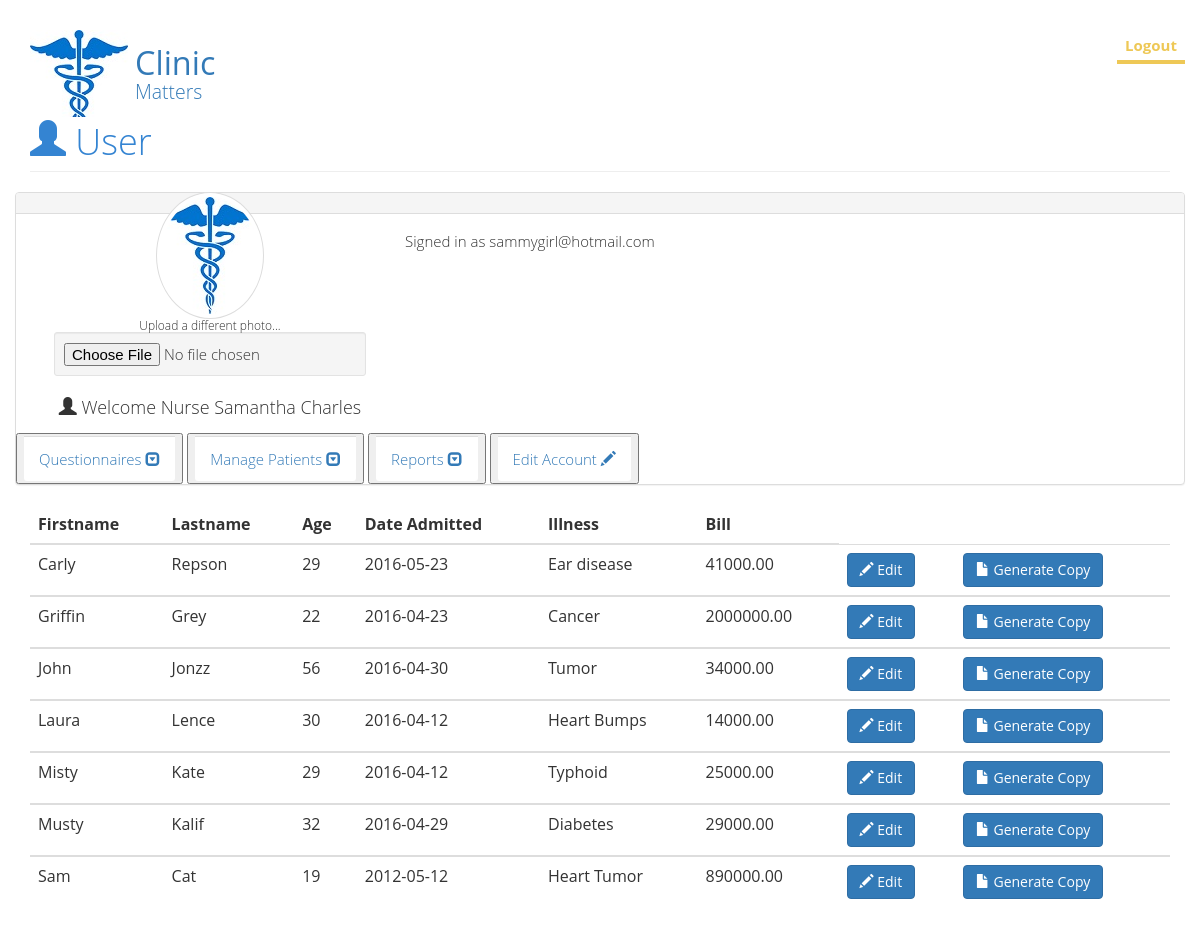
/otheruser.php (signed in), run on the app's committed database.
### tables this page shows
CREATE TABLE `patient` (
  `id` int(11) NOT NULL,
  `patient_firstname` varchar(50) NOT NULL,
  `patient_lastname` varchar(50) NOT NULL,
  `patient_age` int(11) NOT NULL,
  `marital_status` varchar(15) NOT NULL,
  `reg_no` varchar(50) NOT NULL,
  `gender` varchar(15) NOT NULL,
  `address` varchar(50) NOT NULL,
  `city` varchar(15) NOT NULL,
  `state` varchar(15) NOT NULL,
  `postal_code` varchar(15) NOT NULL,
  `date_admitted` date NOT NULL,
  `email` varchar(50) NOT NULL,
  `illness` varchar(15) NOT NULL,
  `bill` decimal(10,2) NOT NULL
);

### includes/functions.php (called while the page is built, shortened)
<?php
													function find_all_patients() {
														global $connection;
														$query  = "SELECT * ";
														$query .= "FROM patient ";
														$query .= "ORDER BY patient_firstname ASC";
														$patient_set = mysqli_query($connection, $query);
														return $patient_set;
													}
?>

### otheruser.php (the view, shortened to what this page needs)
<?php require_once("includes/db_connection.php"); ?>
<?php require_once("includes/functions.php"); ?>
<?php $patient_set = find_all_patients();?>
<?php $found_user["id"] = $_SESSION["user_id"]; ?>
<!DOCTYPE>
<html>
<head>
  <link rel="stylesheet" href="https://maxcdn.bootstrapcdn.com/bootstrap/3.3.6/css/bootstrap.min.css" >
  <link rel="stylesheet" href="_/css/bootstrap.css" type="text/css" />
  <link rel="stylesheet" href="_/css/free.css" type="text/css" />
  <link rel="stylesheet" href="/css/font-awesome.min.css">
</head>
<body>
<header>
<nav class="navbar navbar-default navbar-fixed-top" role="navigation">
  <div class="container">
    <div class="navbar-header">
      <a class="navbar-brand" href="#featured"><h1 style="color:#337ab7">Clinic <span class="subhead">Matters</span></h1></a>
    </div>
    <div class="collapse navbar-collapse" id="collapse">
        <ul class="nav navbar-nav navbar-right">
                <li class="active"><a href="logout.php">Logout</a></li>
            </ul>
    </div>
  </div>
</nav>
</header>
<div class="container" style="padding-top: 10px;">
  <h1 class="page-header"><span class="glyphicon glyphicon-user"></span> User</h1>
  <div class="row">
    <div class="col-md-4 col-sm-6 col-xs-12">
      <div class="text-center">
        <img src="_/images/logo.jpg" class="avatar img-circle img-thumbnail" alt="avatar">
        <h6>Upload a different photo...</h6>
        <input type="file" class="text-center center-block well well-sm">
        <h4><span class="glyphicon glyphicon-user"></span> Welcome <?php echo htmlentities($_SESSION["usertype"]); ?> <?php echo htmlentities($_SESSION["username"]); ?></h4>
      </div>
    </div>
    <div class="panel panel-default">
  <div class="panel-heading"></div>
  <div class="panel-body">
    <p>Signed in as <?php echo htmlentities($_SESSION["user_email"]); ?></p>
  </div>
  <ul class="list-group">
    <button><li class="list-group-item"><a style="text-decoration:none;"href="">Questionnaires <span class="glyphicon glyphicon-collapse-down"></span></a></li></button>
    <button><li class="list-group-item"><a style="text-decoration:none;"href="user_manage_patients.php">Manage Patients <span class="glyphicon glyphicon-collapse-down"></span></a></li></button>
    <button><li class="list-group-item"><a style="text-decoration:none;"href="user_report.php">Reports <span class="glyphicon glyphicon-collapse-down"></span></a></li></button>
    <button><li class="list-group-item"><a style="text-decoration:none;"href="edit_account.php?id=<?php echo urlencode($found_user["id"]); ?>">Edit Account <span class="glyphicon glyphicon-pencil"></span></a></li></button>
  </ul>
</div>
    </div>
    <div class="w3-padding w3-white notranslate">
    <table class="table">
    <thead>
    <tr>
      <th>Firstname</th>
      <th>Lastname</th>
      <th>Age</th>
      <th>Date Admitted</th>
      <th>Illness</th>
      <th>Bill</th>
    </tr>
    </thead>
    <tbody>
    <?php while($patient = mysqli_fetch_assoc($patient_set)) { ?>
    <tr>
      <td><?php echo htmlentities($patient["patient_firstname"]); ?></td>
      <td><?php echo htmlentities($patient["patient_lastname"]); ?></td>
      <td><?php echo htmlentities($patient["patient_age"]); ?></td>
      <td><?php echo htmlentities($patient["date_admitted"]); ?></td>
      <td><?php echo htmlentities($patient["illness"]); ?></td>
      <td><?php echo htmlentities($patient["bill"]); ?></td>
      <td><a href="user_edit_patient.php?id=<?php echo urlencode($patient["id"]); ?>"><button class="btn btn-primary" ><span class="glyphicon glyphicon-pencil"></span> Edit</button></a></td>
      <td><a href="generate_copy_patient.php?id=<?php echo urlencode($patient["id"]); ?>"><button class="btn btn-primary" ><span class="glyphicon glyphicon-file"></span> Generate Copy</button></a></td>
    </tr>
    </tbody>
    <?php } ?>
    </table>
    </div>
</div>
</body>
</html>

### _/css/free.css (style rules this page uses)
body { font-family: 'Open Sans', sans-serif; font-weight: 300; font-size: 2em; position: relative; font-size: 15px; line-height: 1.6; color: #333; background: white; padding-top: 70px; }
h1 { color: #3484D2; }
h1,h2,h3,h4,h5,h6 { font-weight: 100; margin: 0; }
img { max-width: 200px; }
header .navbar { padding: 30px 0; transition: all .5s ease-out; }
header .navbar-default { background-color: transparent; border: none; }
header .navbar-default .navbar-nav a { color: white; padding: 5px 8px; }
header .navbar-default .navbar-nav .active a { font-weight: 700; color: #EEC856; background: transparent; border-bottom: 4px solid #EEC856; text-shadow: none; }
header .navbar-brand { background: url(../images/logo.jpg); background-repeat: no-repeat; background-position: 15px 0; height: auto; }
header .navbar-brand h1 { color: white; margin: 0; font-size: 1.8em; font-weight: 400; padding-left: 105px; }
header .navbar-brand span.subhead { z-index: 100; display: block; font-family: "Open Sans", serif; font-size: .6em; font-weight: 100; }
.navbar { border-radius: 0; border: 0; }

### data on the page
patient: patient_firstname "Carly", patient_lastname "Repson", patient_age "29", date_admitted "2016-05-23", illness "Ear disease", bill "41000.00"
patient: patient_firstname "Griffin", patient_lastname "Grey", patient_age "22", date_admitted "2016-04-23", illness "Cancer", bill "2000000.00"
patient: patient_firstname "John", patient_lastname "Jonzz", patient_age "56", date_admitted "2016-04-30", illness "Tumor", bill "34000.00"
patient: patient_firstname "Laura", patient_lastname "Lence", patient_age "30", date_admitted "2016-04-12", illness "Heart Bumps", bill "14000.00"
patient: patient_firstname "Misty", patient_lastname "Kate", patient_age "29", date_admitted "2016-04-12", illness "Typhoid", bill "25000.00"
patient: patient_firstname "Musty", patient_lastname "Kalif", patient_age "32", date_admitted "2016-04-29", illness "Diabetes", bill "29000.00"
patient: patient_firstname "Sam", patient_lastname "Cat", patient_age "19", date_admitted "2012-05-12", illness "Heart Tumor", bill "890000.00"

### other printed values
$_SESSION["usertype"] "Nurse"
$_SESSION["username"] "Samantha Charles"
$_SESSION["user_email"] "sammygirl@hotmail.com"
